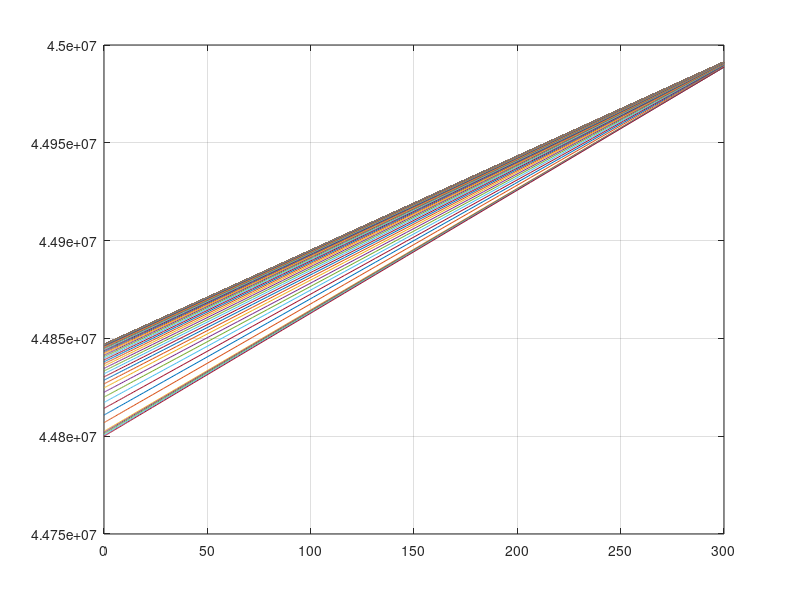

This figure's MATLAB source:
function simple_rocket()
%Bach Phan
%B ENGR 310 A
%28/10/2017
%SIMPLE ROCKET Motion of a Simple Rocket w/ linear fuel burning rate
%The goal is to model the flight of a simple 1-stage rocket taking off from
%the ground during the time it's engine is burning. Assume that the thrust 
%is constant while the stage fires and that fuel mass decreases 
%linearly and the rocket fires continuously until the fuel is expended

rmass = 15*10^4; %kg
fmass = 25*10^5; %kg
burntime = 300; %s
thrust = 45*10^6; %N
    [t, X] = ode45(@rate_func,[0 burntime], [0; 0]);
    %plot(t,X(:,1),'r'); %position wrt t
    %hold on;
    %plot(t,X(:,2),'g'); %velocity wrt t
    %hold off;
    %grid on;
    y = X(:,1);
    m = mass(t);
    f = force(t,y);
    %plot(t,m);
    %hold on;
    plot(t,f);
    grid on;
    function f = force(t, y)
        emass = 5.972*10^24; %kg
        G = 6.674*10^-11; %N*(m/kg)^2
        eradii = 6371*10^3;
        f = thrust - G.*(emass.*mass(t))/((y+eradii).^2);
    end

    function m = mass(t)
        burningrate = fmass/burntime;
        if t <= 300
            m = rmass + fmass - burningrate*t;
        else m = rmass;
        end
    end
    
    function rate = rate_func(t, X)
        % ydot = v
        % vdot = Fy/m(t)
        py = X(1); % y component of position
        vy = X(2); % y component of velocity
        ay = force(t,py)/mass(t); % y component of acceleration
        % compute derivatives
        vdot = ay;
        ydot = vy;
        % pack rate array
        rate = [ydot; vdot];
    end
end

